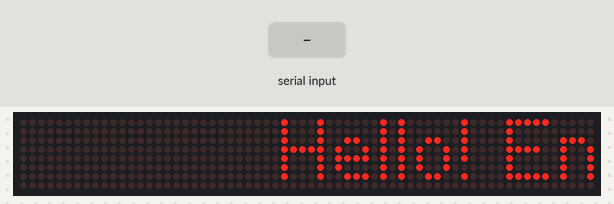
Recording of a sketch running on a simulated Arduino Uno, built with avr-gcc and run on an emulated ATmega328P. On the bench: 64×8 LED matrix. The inputs (shaded band) are chosen by the test bench. What the sketch prints to the serial monitor is not drawn.

Above: at 1.2 s.
1.3 s: "1\n" received over Serial
At 8.8 s:
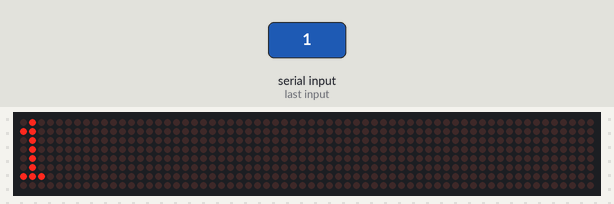
9.0 s: byte 10 ('\n') received over Serial
At 10.5 s:
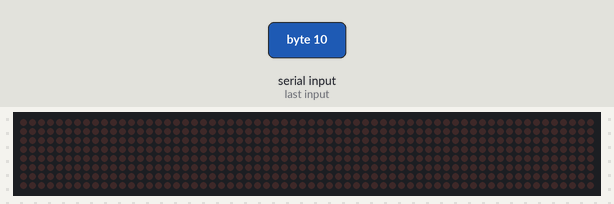
11.5 s: "0\n" received over Serial
At 13.8 s:
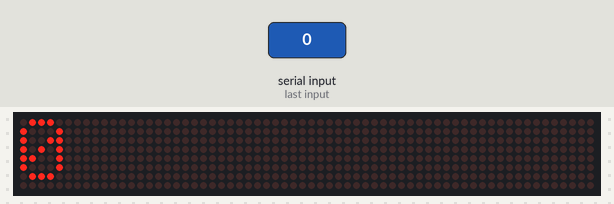
Timing chart, 0 to 15.3 s (numbered marks = the images above; inputs shaded):
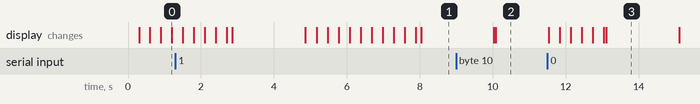

The sketch:

12_Parola_Scrolling_Serial_Port.ino
```cpp
#include <MD_Parola.h>
#include <MD_MAX72xx.h>
#include <SPI.h>
/*
 Hello
 I design developer tools for embedded electronic systems. You can buy my projects design files.
 https://www.altiumdesignerprojects.com
*/
#define HARDWARE_TYPE MD_MAX72XX::PAROLA_HW  // FC16_HW

#define MAX_DEVICES 8
#define CLK_PIN     13
#define DATA_PIN    11
#define CS_PIN      10

MD_Parola P = MD_Parola(HARDWARE_TYPE, DATA_PIN, CLK_PIN, CS_PIN, MAX_DEVICES); // Software spi

char displayBuffer[12];

textEffect_t scrollEffect = PA_SCROLL_LEFT;
textPosition_t scrollAlign = PA_LEFT;

#define	BUF_SIZE	75
char displaybuffer[BUF_SIZE] = { "" };
char newMessage[BUF_SIZE] = { "Hello! Enter new message?" };
bool newMessageAvailable = true;

void readSerial(void){
  static char *cp = newMessage;

  while(Serial.available()){
    *cp = (char)Serial.read();
    if((*cp == '\n') || (cp - newMessage >= BUF_SIZE-2)){ // end of message character or full buffer
       *cp = '\0'; // end the string
        cp = newMessage;  // restart the index for next filling spree and flag we have a message waiting
        newMessageAvailable = true;
    }else{
        cp++;// move char pointer to next position
    }
  }

}

void setup(){
  Serial.begin(9600);
  Serial.print("Parola Scrolling Display");
  P.begin();
  P.displayText(displaybuffer, scrollAlign, 25, 2000, scrollEffect, scrollEffect);
}

void loop(){

  if (P.displayAnimate()){
    if (newMessageAvailable){
      strcpy(displaybuffer, newMessage);
      newMessageAvailable = false;
    }
    P.displayReset();
  }
  readSerial();
}
```

Measured:
- after the input at 1.3 s, the display: first differs from a run without the input after 5.4 s (image 1 shows a later state)
- after the input at 11.5 s, the display: first changes at once (image 3 shows a later state)
